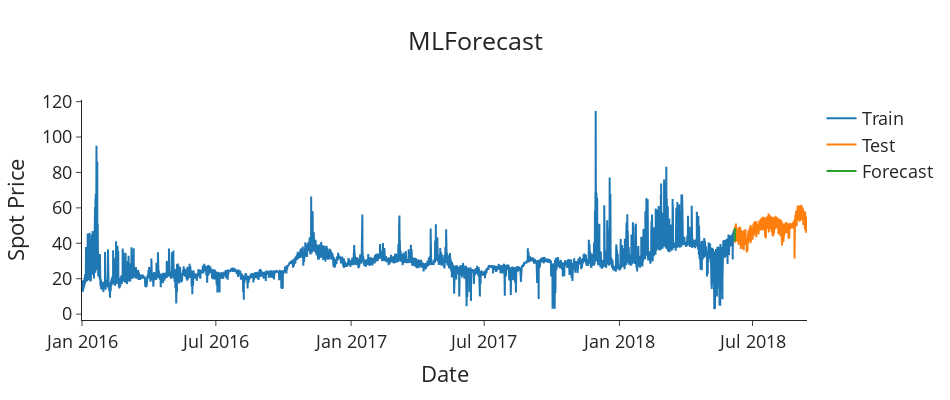

Notebook code cell kept with this figure:
### Code cell
def plot_forecasts(forecasts) -> None:
    fig = go.Figure()
    fig.add_trace(go.Scatter(x=train['ds'], y=train['spot_price'], name='Train'))
    fig.add_trace(go.Scatter(x=test.index, y=test['spot_price'], name='Test'))
    fig.add_trace(go.Scatter(x=test.index, y=forecasts['LinearRegression'], name='Forecast'))
    fig.update_layout(template='simple_white', font=dict(size=18), title_text='MLForecast', 
                      width=950, title_x=0.5, height=400, xaxis_title='Date', yaxis_title='Spot Price')
    return fig.show()

plot_forecasts(predictions)

### Figure 1 — Plotly figure (JSON) as saved in the notebook; plotly's stock layout.template omitted (floating-point values rounded to 4 significant figures; data arrays with more than 128 entries replaced by an {"elided": "..."} marker saying what was removed)
{"data": [{"name": "Train", "type": "scatter", "x": {"elided": "21299 str values"}, "y": {"elided": "21299 float values"}}, {"name": "Test", "type": "scatter", "x": {"elided": "2367 str values"}, "y": {"elided": "2367 float values"}}, {"name": "Forecast", "type": "scatter", "x": {"elided": "2367 str values"}, "y": [46.72, 46.92, 46.72, 47.12, 47.21, 47.45, 47.4, 47.23, 47.43, 45.01, 45.06, 42.16, 41.18, 41.68, 41.69, 44.59, 46.89, 47.48, 47.79, 48.06, 48.42, 48.42, 47.87, 47.18]}], "layout": {"font": {"size": 18}, "height": 400, "title": {"text": "MLForecast", "x": 0.5}, "width": 950, "xaxis": {"title": {"text": "Date"}}, "yaxis": {"title": {"text": "Spot Price"}}}}
